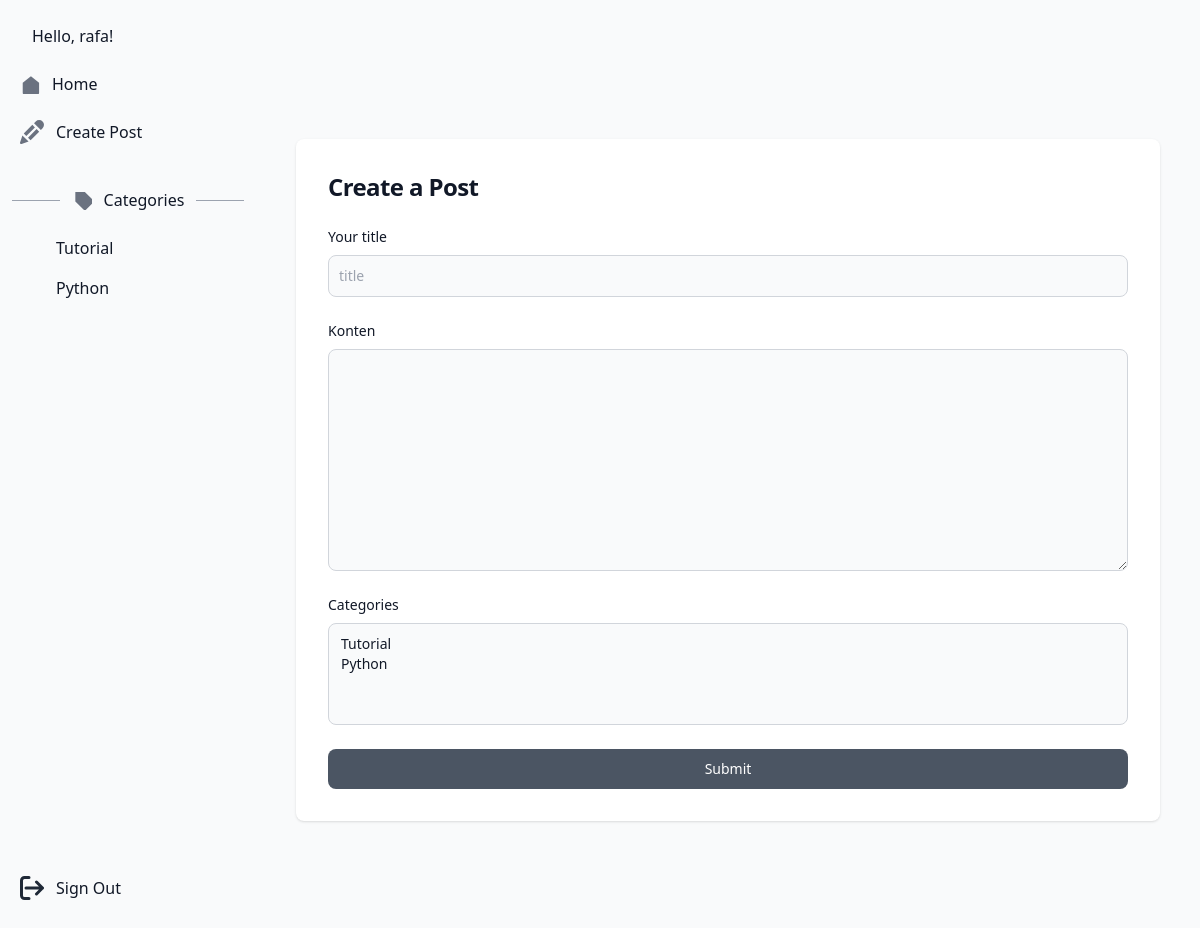
The app's page /post/create (signed in) with its own data.
### app/user/models.py (models this page shows, shortened)
class User(db.Model, UserMixin):
    __tablename__ = 'users'
    id: Mapped[int] = mapped_column(Integer, primary_key=True)
    username: Mapped[str] = mapped_column(String(255), unique=True)
    password: Mapped[str]
    posts: Mapped['Post'] = relationship(back_populates="user")

### app/post/models.py (models this page shows)
class Category(db.Model):
    __tablename__ = 'categories'
    id: Mapped[int] = mapped_column(Integer, primary_key=True)
    name: Mapped[str]
    posts: Mapped[List['Post']] = relationship(
        secondary=post_categories_table, back_populates="categories"
    )

### app/post/views.py (the view, shortened to what this page needs)
@blueprint.route('/create', methods=['GET', 'POST'])
@login_required
def create():
    if request.method == 'GET':
        categories = Category.query.all()
        return render_template(template_name_or_list='post/create.html',categories=categories)

### app/app.py (called while the page is built)
def register_login_manager(app):
    login_manager.init_app(app)
    @login_manager.user_loader
    def load_user(user_id):
        return User.query.get(user_id)
    @app.context_processor
    def inject_user():
        return dict(user=current_user)

### app/templates/post/create.html
{% extends 'post/base.html' %}
{% block form %}
<h1 class="text-xl font-bold leading-tight tracking-tight text-gray-900 md:text-2xl dark:text-white">
    Create a Post
</h1>
<form class="space-y-4 md:space-y-6" action="{{ url_for('post.create') }}" method="POST">
{% include "post/form.html" %}
</form>
{% endblock %}

### app/templates/sidebar.html (shortened to what this page needs)
<aside id="sidebar-multi-level-sidebar" class="fixed top-0 left-0 z-40 w-64 h-screen transition-transform -translate-x-full sm:translate-x-0" aria-label="Sidebar">
<div class="h-full px-3 py-4 overflow-y-auto bg-gray-50 dark:bg-gray-800">
    <ul class="space-y-2 font-medium">
        <li>
            <a href="#" class="flex items-center p-2 text-gray-900 rounded-lg dark:text-white hover:bg-gray-100 dark:hover:bg-gray-700 group">
                {% if user.is_authenticated %}
                    <span class="ms-3">Hello, {{ user.username }}!</span>
                {% else %}
                    <span class="ms-3">Hello, Guest!</span>
                {% endif %}
            </a>
        </li>
        <li>
        <li>
            <a href="{{ url_for('public.home') }}" class="flex items-center p-2 text-gray-900 rounded-lg dark:text-white hover:bg-gray-100 dark:hover:bg-gray-700 group">
            <span class="ms-3">Home</span>
            </a>
        </li>
    {% if user.is_authenticated %}
        <li>
            <a href="{{ url_for('post.create') }}" class="flex items-center p-2 text-gray-900 rounded-lg dark:text-white hover:bg-gray-100 dark:hover:bg-gray-700 group">
            <span class="ms-3">Create Post</span>
            </a>
        </li>
    {% endif %}
<div class="relative flex pt-5 items-center">
    <div class="flex-grow border-t border-gray-400"></div>
    <span class="flex-shrink mx-1 text-gray-400">
        <button type="button" class="flex items-center w-full p-2 text-base text-gray-900 transition duration-75 rounded-lg group hover:bg-gray-100 dark:text-white dark:hover:bg-gray-700" aria-controls="dropdown-example" data-collapse-toggle="dropdown-example">
                <span class="flex-1 ms-3 text-left rtl:text-right whitespace-nowrap">Categories</span>
        </button>
    </span>
    <div class="flex-grow border-t border-gray-400"></div>
</div>
    <ul id="dropdown-example">
        {% for category in categories %}
            <li>
                <a href="{{ url_for('public.home') }}?category={{ category.id }}" class="flex items-center w-full p-2 text-gray-900 transition duration-75 rounded-lg pl-11 group hover:bg-gray-100 dark:text-white dark:hover:bg-gray-700">
                    {{ category.name }}
                </a>
            </li>
        {% endfor %}
        </ul>
        <li class="absolute bottom-5">
            {% if user.is_authenticated %}
                <a href="{{ url_for('user.logout') }}" class="flex items-center p-2 text-gray-900 rounded-lg dark:text-white hover:bg-gray-100 dark:hover:bg-gray-700 group">
                    <svg class="w-6 h-6 text-gray-800 dark:text-white" aria-hidden="true" xmlns="http://www.w3.org/2000/svg" fill="none" viewBox="0 0 16 16">
                        <path stroke="currentColor" stroke-linecap="round" stroke-linejoin="round" stroke-width="2" d="M4 8h11m0 0-4-4m4 4-4 4m-5 3H3a2 2 0 0 1-2-2V3a2 2 0 0 1 2-2h3"/>
                    </svg>
                    <span class="flex-1 ms-3 whitespace-nowrap">Sign Out</span>
                </a>
            {% endif %}
        </li>
    </ul>
</div>
</aside>

### app/templates/post/form.html
<div>
    <label for="title" class="block mb-2 text-sm font-medium text-gray-900 dark:text-white">Your title</label>
    <input type="text" name="title" id="title" class="bg-gray-50 border border-gray-300 text-gray-900 sm:text-sm rounded-lg focus:ring-primary-600 focus:border-primary-600 block w-full p-2.5 dark:bg-gray-700 dark:border-gray-600 dark:placeholder-gray-400 dark:text-white dark:focus:ring-blue-500 dark:focus:border-blue-500" placeholder="title" required="">
</div>
<div>
    <label for="body" class="block mb-2 text-sm font-medium text-gray-900 dark:text-white">Konten</label>
    <textarea name="body" rows="10" id="body" placeholder="••••••••" class="bg-gray-50 border border-gray-300 text-gray-900 sm:text-sm rounded-lg focus:ring-primary-600 focus:border-primary-600 block w-full p-2.5 dark:bg-gray-700 dark:border-gray-600 dark:placeholder-gray-400 dark:text-white dark:focus:ring-blue-500 dark:focus:border-blue-500" required=""> </textarea>
</div>
<div>
    <label for="categories" class="block mb-2 text-sm font-medium text-gray-900 dark:text-white">Categories</label>
    <select multiple name="categories" id="categories" class="bg-gray-50 border border-gray-300 text-gray-900 sm:text-sm rounded-lg focus:ring-primary-600 focus:border-primary-600 block w-full p-2.5 dark:bg-gray-700 dark:border-gray-600 dark:placeholder-gray-400 dark:text-white dark:focus:ring-blue-500 dark:focus:border-blue-500" required="">
        {% for category in categories %}
            <option value="{{ category.id }}">{{ category.name }}</option>
        {% endfor %}
    </select>
</div>
<button type="submit" class="w-full text-white bg-gray-600 hover:bg-gray-400 focus:ring-4 focus:outline-none focus:ring-primary-300 font-medium rounded-lg text-sm px-5 py-2.5 text-center dark:bg-primary-600 dark:hover:bg-primary-700 dark:focus:ring-primary-800">Submit</button>

### records on screen
User: username "rafa"
Category: name "Tutorial", {{ category.id }} 1 (drawn)
Category: name "Python", {{ category.id }} 2 (drawn)
